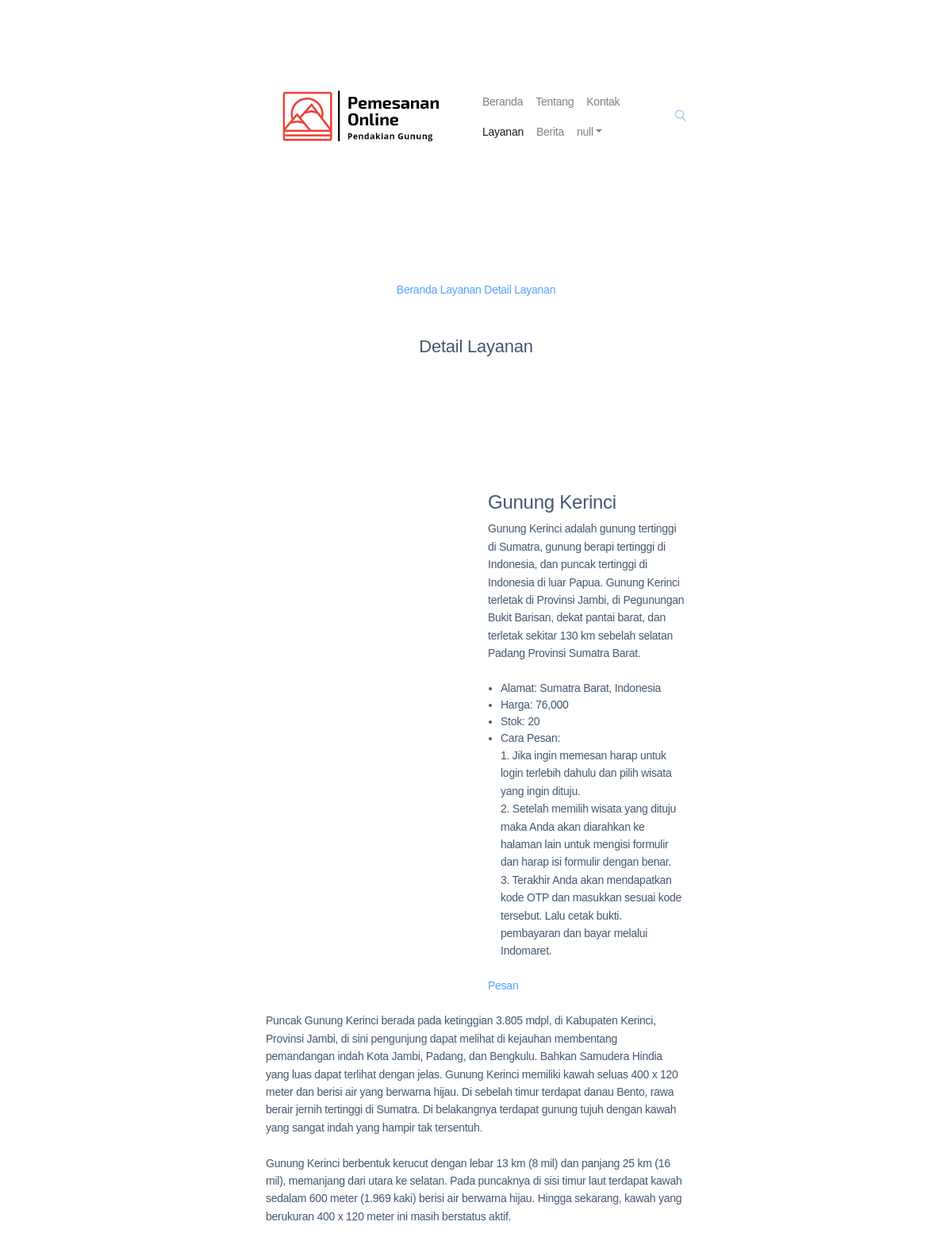
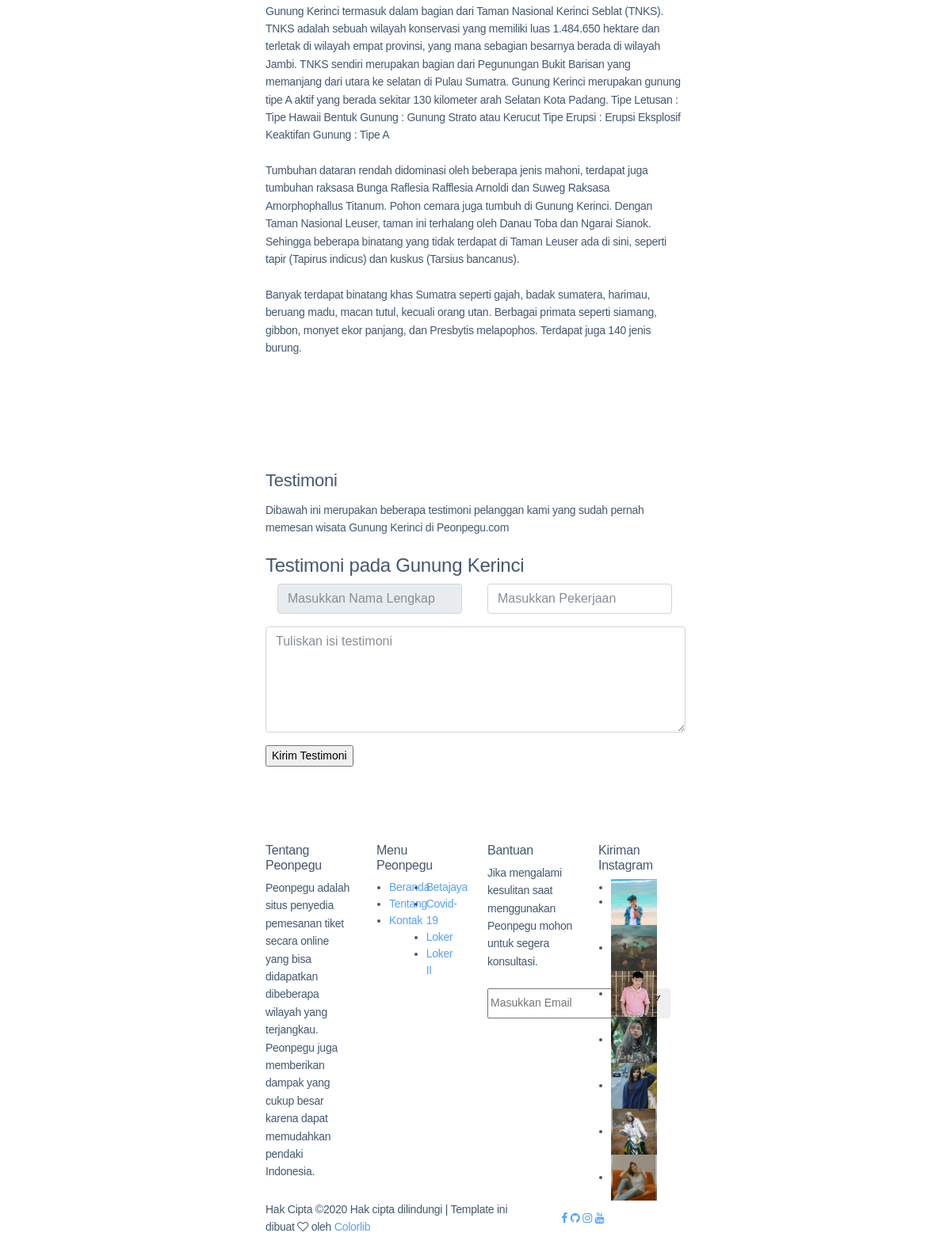
The page /User/detail-layanan?id=3 on the database its author committed (2 pictures, top to bottom).
### tables this page shows
CREATE TABLE `tb_wisata` (
  `id_wisata` int(11) NOT NULL,
  `id_kategori` int(11) DEFAULT NULL,
  `nama_wisata` varchar(50) DEFAULT NULL,
  `alamat` text DEFAULT NULL,
  `ket_singkat` text DEFAULT NULL,
  `ket_lengkap` text DEFAULT NULL,
  `harga` int(11) DEFAULT NULL,
  `stok` int(11) DEFAULT NULL,
  `gambar` varchar(250) DEFAULT NULL,
  `created` datetime DEFAULT NULL,
  `modified` datetime DEFAULT NULL
);

### User/detail-layanan.php (the view, shortened to what this page needs)
<?php
include '../koneksi.php';
$id = $_GET['id'];
$id_user = $_COOKIE['version'];
$query = "SELECT * FROM tb_wisata WHERE id_wisata = '$id'";
$exe = mysqli_query($conn, $query);
$row = mysqli_fetch_array($exe);
$query3 = "SELECT * FROM tb_user WHERE id_user = '$id_user'";
$exe3 = mysqli_query($conn, $query3);
$row3 = mysqli_fetch_array($exe3);
?>
<!DOCTYPE html>
<html lang="en">
<head>
    <link rel="stylesheet" href="../assets/dist-2/css/bootstrap.css">
    <link rel="stylesheet" href="../assets/dist-2/vendors/linericon/style.css">
    <link rel="stylesheet" href="../assets/dist-2/css/font-awesome.min.css">
    <link rel="stylesheet" href="../assets/dist-2/vendors/owl-carousel/owl.carousel.min.css">
    <link rel="stylesheet" href="../assets/dist-2/vendors/lightbox/simpleLightbox.css">
    <link rel="stylesheet" href="../assets/dist-2/vendors/nice-select/css/nice-select.css">
    <link rel="stylesheet" href="../assets/dist-2/vendors/animate-css/animate.css">
    <link rel="stylesheet" href="../assets/dist-2/css/style.css">
    <link rel="stylesheet" href="../assets/dist-2/css/responsive.css">
</head>
<body>
    <header class="header_area">
        <div class="main_menu">
            <nav class="navbar navbar-expand-lg navbar-light">
                <div class="container box_1620">
                    <a class="navbar-brand logo_h" href="index"><img src="../assets/images/logo-home.png" alt="" style="width: 249px;"></a>
                    <div class="collapse navbar-collapse offset" id="navbarSupportedContent">
                        <ul class="nav navbar-nav menu_nav ml-auto">
                            <li class="nav-item"><a class="nav-link" href="index">Beranda</a></li>
                            <li class="nav-item"><a class="nav-link" href="tentang">Tentang</a></li>
                            <li class="nav-item"><a class="nav-link" href="kontak">Kontak</a></li>
                            <li class="nav-item active"><a class="nav-link" href="layanan">Layanan</a></li>
                            <li class="nav-item"><a class="nav-link" href="berita">Berita</a></li>
                            <li class="nav-item submenu dropdown">
                                <a href="#" class="nav-link dropdown-toggle" data-toggle="dropdown" role="button" aria-haspopup="true" aria-expanded="false"><script type="text/javascript">document.write(tampil2)</script></a>
                            </li>
                        </ul>
                        <ul class="nav navbar-nav navbar-right">
                            <li class="nav-item"><a href="#" class="search"><i class="lnr lnr-magnifier"></i></a></li>
                        </ul>
                    </div>
                </div>
            </nav>
        </div>
    </header>
    <section class="banner_area">
        <div class="banner_inner d-flex align-items-center">
            <div class="container">
                <div class="banner_content text-center">
                    <div class="page_link">
                        <a href="index">Beranda</a>
                        <a href="layanan">Layanan</a>
                        <a href="detail-layanan?id=<?php echo $row['id_wisata'];?>">Detail Layanan</a>
                    </div>
                    <h2>Detail Layanan</h2>
                </div>
            </div>
        </div>
    </section>
    <section class="portfolio_details_area p_120">
        <div class="container">
            <div class="portfolio_details_inner">
                <div class="row">
                    <div class="col-md-6">
                        <div class="left_img">
                        </div>
                    </div>
                    <div class="col-md-6">
                        <div class="portfolio_right_text">
                            <h4><?php echo $row['nama_wisata'];?></h4>
                            <p><?php echo $row['ket_singkat'];?></p>
                            <ul class="list">
                                <li><span>Alamat</span>:  <?php echo $row['alamat'];?></li>
                                <li><span>Harga</span>:  <?php echo number_format($row['harga']);?></li>
                                <li><span>Stok</span>:  <?php echo $row['stok'];?></li>
                                <li><span>Cara Pesan</span>:
                                    <p>1. Jika ingin memesan harap untuk login terlebih dahulu dan pilih wisata yang ingin dituju.<br>
                                        2. Setelah memilih wisata yang dituju maka Anda akan diarahkan ke halaman lain untuk mengisi formulir dan harap isi formulir dengan benar.<br>
                                        3. Terakhir Anda akan mendapatkan kode OTP dan masukkan sesuai kode tersebut. Lalu cetak bukti.<br>
                                        pembayaran dan bayar melalui Indomaret.
                                    </p>
                                </li>
                            </ul>
                            <a class="genric-btn info circle" href="booking-wisata?id=<?php echo $row['id_wisata'];?>">Pesan</a>
                        </div>
                    </div>
                </div>
                <p><?php echo $row['ket_lengkap'];?></p>
            </div>
        </div>
    </section>
    <section class="text_members_area p_120">
        <div class="container">
            <div class="main_title">
                <h2>Testimoni</h2>
                <p>Dibawah ini merupakan beberapa testimoni pelanggan kami yang sudah pernah memesan wisata <?php echo $row['nama_wisata'];?> di Peonpegu.com</p>
            </div>
            <div class="comment-form">
                <h4>Testimoni pada <?php echo $row['nama_wisata'];?></h4>
                <form action="Proses/add-testimoni.php" method="POST">
                    <div class="form-group form-inline">
                        <div class="form-group col-lg-6 col-md-6 name">
                            <input type="text" class="form-control" id="nama_lengkap" name="nama_lengkap" value="<?php echo $row3['nama_lengkap'];?>" placeholder="Masukkan Nama Lengkap" readonly="">
                        </div>
                        <div class="form-group col-lg-6 col-md-6 email">
                            <input type="text" class="form-control" id="pekerjaan" name="pekerjaan" placeholder="Masukkan Pekerjaan" required="" autocomplete="off">
                        </div>
                    </div>
                    <div class="form-group">
                        <textarea class="form-control mb-10" rows="5" id="isi" name="isi" maxlength="148" placeholder="Tuliskan isi testimoni" required=""></textarea>
                    </div>
                    <input type="submit" name="submit" id="submit" value="Kirim Testimoni" class="primary-btn submit_btn">
                </form>
            </div>
        </div>
    </section>
    <footer class="footer-area section_gap">
        <div class="container">
            <div class="row">
                <div class="col-lg-3  col-md-6 col-sm-6">
                    <div class="single-footer-widget">
                        <h6 class="footer_title">Tentang Peonpegu</h6>
                        <p>Peonpegu adalah situs penyedia pemesanan tiket secara online yang bisa didapatkan dibeberapa wilayah yang terjangkau. Peonpegu juga memberikan dampak yang cukup besar karena dapat memudahkan pendaki Indonesia.</p>
                    </div>
                </div>
                <div class="col-lg-3 col-md-6 col-sm-6">
                    <div class="single-footer-widget">
                        <h6 class="footer_title">Menu Peonpegu</h6>
                        <div class="row">
                            <div class="col-4">
                                <ul class="list">
                                    <li><a href="index">Beranda</a></li>
                                    <li><a href="tentang">Tentang</a></li>
                                    <li><a href="kontak">Kontak</a></li>
                                </ul>
                            </div>
                            <div class="col-4">
                                <ul class="list">
                                    <li><a href="http://betajaya.000webhostapp.com/">Betajaya</a></li>
                                    <li><a href="https://github.com/RizkiKarianata/Info-Covid-19">Covid-19</a></li>
                                    <li><a href="http://lokerpemimpi.000webhostapp.com/">Loker</a></li>
                                    <li><a href="http://wongjaim.000webhostapp.com/">Loker II</a></li>
                                </ul>
                            </div>
                        </div>
                    </div>
                </div>
                <div class="col-lg-3 col-md-6 col-sm-6">
                    <div class="single-footer-widget">
                        <h6 class="footer_title">Bantuan</h6>
                        <p>Jika mengalami kesulitan saat menggunakan Peonpegu mohon untuk segera konsultasi.</p>
                        <div id="mc_embed_signup">
                            <form target="_blank" action="https://spondonit.us12.list-manage.com/subscribe/post?u=1462626880ade1ac87bd9c93a&amp;id=92a4423d01" method="get" class="subscribe_form relative">
                                <div class="input-group d-flex flex-row">
                                    <input name="EMAIL" placeholder="Masukkan Email" onfocus="this.placeholder = ''" onblur="this.placeholder = 'Masukkan Email '" required="" type="email" autocomplete="off">
                                </div>
                            </form>
                        </div>
                    </div>
                </div>
                <div class="col-lg-3 col-md-6 col-sm-6">
                    <div class="single-footer-widget instafeed">
                        <h6 class="footer_title">Kiriman Instagram</h6>
                        <ul class="list instafeed d-flex flex-wrap">
                            <li><img src="../assets/images/instagram/Gambar3.jpg" alt="" style="width: 58px;"></li>
                            <li><img src="../assets/images/instagram/Gambar14.jpg" alt="" style="width: 58px;"></li>
                            <li><img src="../assets/images/instagram/Gambar15.jpg" alt="" style="width: 58px;"></li>
                            <li><img src="../assets/images/instagram/Gambar17.jpg" alt="" style="width: 58px;"></li>
                            <li><img src="../assets/images/instagram/Gambar24.jpg" alt="" style="width: 58px;"></li>
                            <li><img src="../assets/images/instagram/Gambar25.jpg" alt="" style="width: 58px;"></li>
                            <li><img src="../assets/images/instagram/Gambar26.jpg" alt="" style="width: 58px;"></li>
                        </ul>
                    </div>
                </div>
            </div>
            <div class="row footer-bottom d-flex justify-content-between align-items-center">
                <p class="col-lg-8 col-md-8 footer-text m-0">
                    Hak Cipta &copy;<script>document.write(new Date().getFullYear());</script> Hak cipta dilindungi | Template ini dibuat <i class="fa fa-heart-o" aria-hidden="true"></i> oleh <a href="https://colorlib.com" target="_blank">Colorlib</a>
                </p>
                <div class="col-lg-4 col-md-4 footer-social">
                    <a href="http://bit.ly/RizkiNataFB"><i class="fa fa-facebook"></i></a>
                    <a href="http://bit.ly/RizkiGH"><i class="fa fa-github"></i></a>
                    <a href="http://bit.ly/RizkiNataIG"><i class="fa fa-instagram"></i></a>
                    <a href="http://bit.ly/RizkiKarianata"><i class="fa fa-youtube"></i></a>
                </div>
            </div>
        </div>
    </footer>
</body>
</html>

### assets/dist-2/css/responsive.css (style rules this page uses)
@media (max-width:1619px) { .header_area .navbar .search { margin-left: 40px; } }

### rows shown on the page
tb_wisata: nama_wisata "Gunung Kerinci", ket_singkat "Gunung Kerinci adalah gunung tertinggi di Sumatra, gunung berapi tertinggi di Indonesia, dan puncak tertinggi di Indonesia di luar Papua. Gunung Kerinci terletak di Provinsi Jambi, di Pegunungan Bukit Barisan, dekat pantai barat, dan terletak sekitar 130 km sebelah selatan Padang Provinsi Sumatra Barat.", alamat "Sumatra Barat, Indonesia", harga "76,000", stok "20", ket_lengkap "Puncak Gunung Kerinci berada pada ketinggian 3.805 mdpl, di Kabupaten Kerinci, Provinsi Jambi, di sini pengunjung dapat melihat di kejauhan membentang pemandangan indah Kota Jambi, Padang, dan Bengkulu. Bahkan Samudera Hindia yang luas dapat terlihat dengan jelas. Gunung Kerinci memiliki kawah seluas 400 x 120 meter dan berisi air yang berwarna hijau. Di sebelah timur terdapat danau Bento, rawa berair jernih tertinggi di Sumatra. Di belakangnya terdapat gunung tujuh dengan kawah yang sangat indah yang hampir tak tersentuh. Gunung Kerinci berbentuk kerucut dengan lebar 13 km (8 mil) dan panjang 25 km (16 mil), memanjang dari utara ke selatan. Pada puncaknya di sisi timur laut terdapat kawah…"
